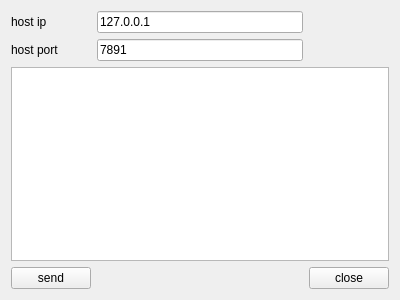
<?xml version="1.0" encoding="UTF-8"?>
<ui version="4.0">
 <class>Widget</class>
 <widget class="QWidget" name="Widget">
  <property name="geometry">
   <rect>
    <x>0</x>
    <y>0</y>
    <width>400</width>
    <height>300</height>
   </rect>
  </property>
  <property name="windowTitle">
   <string>Widget</string>
  </property>
  <layout class="QGridLayout" name="gridLayout">
   <item row="0" column="0">
    <widget class="QLabel" name="label">
     <property name="text">
      <string>host ip</string>
     </property>
    </widget>
   </item>
   <item row="0" column="1">
    <widget class="QLineEdit" name="lineEditIp">
     <property name="text">
      <string>127.0.0.1</string>
     </property>
    </widget>
   </item>
   <item row="1" column="0">
    <widget class="QLabel" name="label_2">
     <property name="text">
      <string>host port</string>
     </property>
    </widget>
   </item>
   <item row="1" column="1">
    <widget class="QLineEdit" name="lineEditPort">
     <property name="text">
      <string>7891</string>
     </property>
    </widget>
   </item>
   <item row="3" column="0">
    <widget class="QPushButton" name="pushButtonSend">
     <property name="text">
      <string>send</string>
     </property>
    </widget>
   </item>
   <item row="3" column="1">
    <spacer name="horizontalSpacer">
     <property name="orientation">
      <enum>Qt::Horizontal</enum>
     </property>
     <property name="sizeHint" stdset="0">
      <size>
       <width>246</width>
       <height>20</height>
      </size>
     </property>
    </spacer>
   </item>
   <item row="3" column="2">
    <widget class="QPushButton" name="pushButtonClose">
     <property name="text">
      <string>close</string>
     </property>
    </widget>
   </item>
   <item row="2" column="0" colspan="3">
    <widget class="QTextEdit" name="textEdit"/>
   </item>
  </layout>
 </widget>
 <layoutdefault spacing="6" margin="11"/>
 <resources/>
 <connections/>
</ui>
